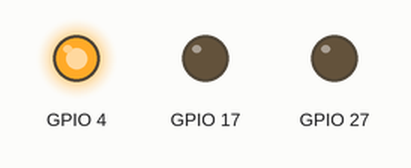
This program was run on a simulated Raspberry Pi (BCM pin numbers). Shown: output pins drawn as LEDs (lit = HIGH). The clock reads 2024-03-15 10:24:30 at power-on unless the program sets it. At 10.0 s the program stops and its outputs stay as they are.

Above: at 1.0 s.
At 3.0 s:
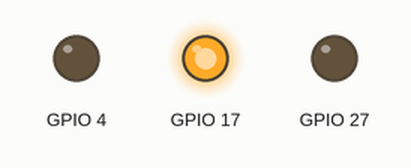
At 5.0 s:
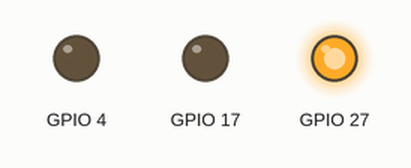
At 7.0 s:
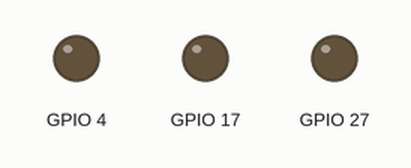
At 9.0 s:
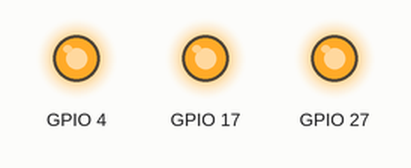
Timing chart, 0 to 10.4 s (numbered marks = the images above):
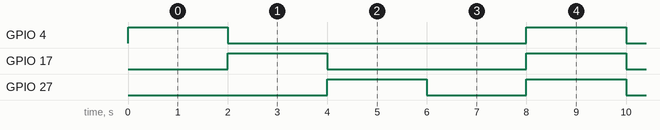

Measured:
- by itself, GPIO 4: alternates HIGH for 2.0 s and LOW for 6.0 s
- by itself, GPIO 17: alternates HIGH for 2.0 s and LOW for 4.0 s
- by itself, GPIO 27: alternates HIGH for 2.0 s and LOW for 2.0 s

The program:

davidcode.py
```python
import time
import RPi.GPIO as GPIO
GPIO.setmode(GPIO.BCM)
GPIO.setup(4, GPIO.OUT)
GPIO.setup(17, GPIO.OUT)
GPIO.setup(27, GPIO.OUT)

start_time = time.time()

GPIO.output(4, 0)
GPIO.output(17, 0)
GPIO.output(27, 0)

GPIO.output(4, 1)
time.sleep(2)
GPIO.output(4, 0)
GPIO.output(17, 1)
time.sleep(2)
GPIO.output(17, 0)
GPIO.output(27, 1)
time.sleep(2)
GPIO.output(27, 0)
time.sleep(2)
GPIO.output(4, 1)
GPIO.output(17, 1)
GPIO.output(27, 1)
time.sleep(2)

GPIO.cleanup()
```
